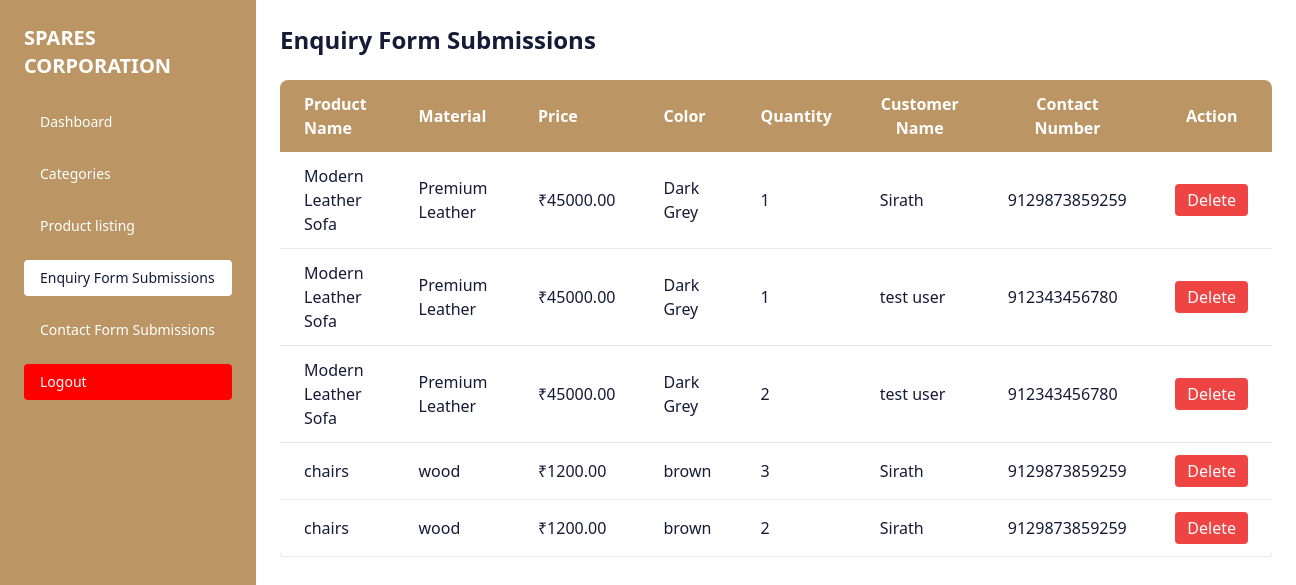
/admin_enquiry (signed in), run on an earlier commit of the app's database.
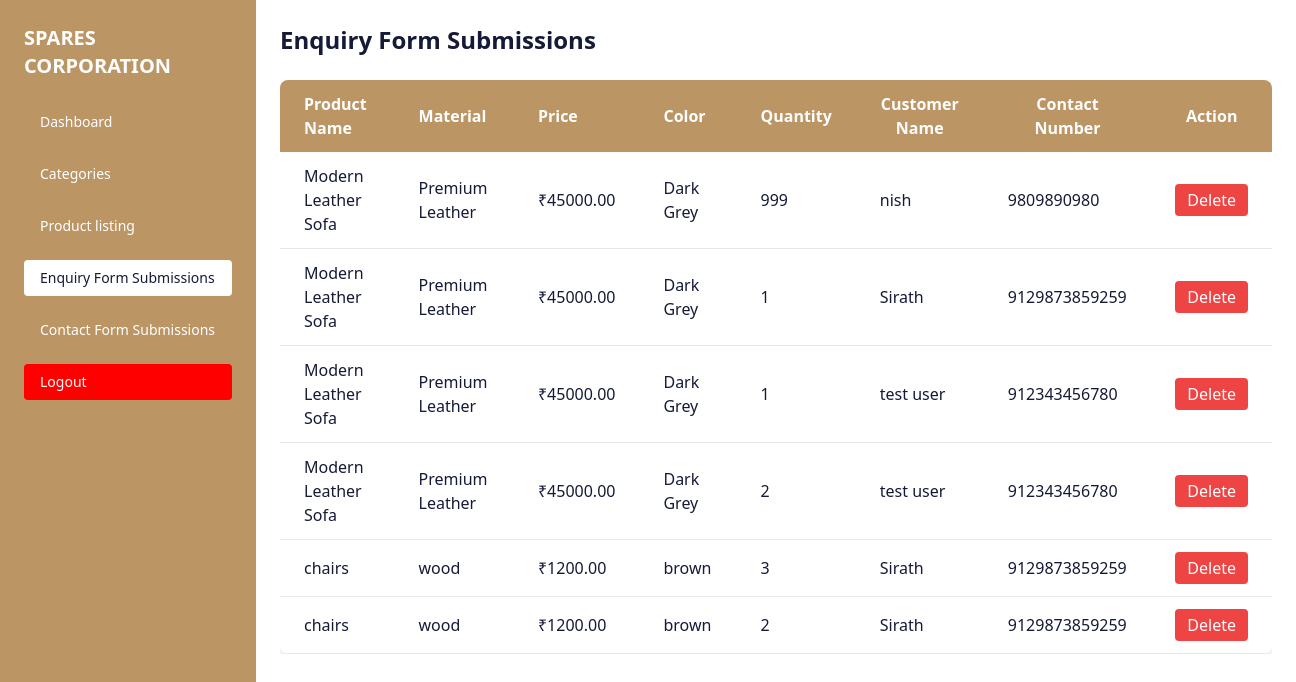
And on a later commit of the database.
### furnitureapp/models.py (models this page shows, shortened)
class Enquiry(models.Model):
    product_name = models.CharField(max_length=200)
    product_material = models.CharField(max_length=100)
    product_offer = models.DecimalField(max_digits=10, decimal_places=2)
    product_color = models.CharField(max_length=50)
    product_quantity = models.PositiveIntegerField()
    customer_name = models.CharField(max_length=150)
    contact_number = models.CharField(max_length=20)
    created_at = models.DateTimeField(auto_now_add=True)

### furnitureapp/views.py (the view)
# urls.py: path('admin_enquiry', views.admin_enquiry, name="admin_enquiry"),
@never_cache
@require_http_methods(["GET", "POST"])
def admin_enquiry(request):
    if not request.session.get('user_id'):
        return redirect('login')
    if request.method == "POST":
        enquiry_id = request.POST.get("enquiry_id")
        if enquiry_id:
            enquiry = get_object_or_404(Enquiry, id=enquiry_id)
            enquiry.delete()
            return redirect('admin_enquiry')  # Replace with your URL name
    enquiry = Enquiry.objects.all().order_by('-id')
    return render(request, 'admin_enquiry.html', {'enquiry': enquiry})

### furnitureapp/context_processors.py (called while the page is built)
def category_menu(request):
    selected_category = request.GET.get("category", "")
    categories = Category.objects.all()
    return {
        "categories": categories,
        "selected_category": selected_category
    }

### furnitureapp/templates/admin_enquiry.html (shortened to what this page needs)
<!DOCTYPE html>
<html lang="en">
<head>
  <script src="https://cdn.tailwindcss.com"></script>
</head>
<body class="bg-white text-[#151a37] font-sans">
  <div class="flex min-h-screen">
<div id="sidebar" class="fixed top-0 left-0 h-full w-64 bg-[#bc9565] text-white p-6 z-50 transform -translate-x-full md:translate-x-0 transition-transform duration-300 ease-in-out">
  <div class="flex items-center justify-between mb-6">
    <div class="w-full flex justify-center">
      <a href="{% url 'index' %}" id="brand" class="transition-all block">
      <h1 class="mt-2 text-lg md:text-xl md:mt-0 uppercase font-bold text-white">Spares Corporation</h1>
    </a>
    </div>
  </div>
  <nav>
    <ul class="space-y-4 text-sm">
      <li>
        <a href="{% url 'dashboard' %}" class="block py-2 px-4 rounded hover:bg-white hover:text-[#151a37]">Dashboard</a>
      </li>
      <li>
        <a href="{% url 'category' %}" class="block py-2 px-4 rounded hover:bg-white hover:text-[#151a37]">Categories</a>
      </li>
      <li>
        <a href="{% url 'listing' %}" class="block py-2 px-4 rounded hover:bg-white hover:text-[#151a37]">Product listing</a>
      </li>
      <li>
        <a href="{% url 'admin_enquiry' %}" class="block py-2 px-4 rounded bg-white text-[#151a37]">Enquiry Form Submissions</a>
      </li>
      <li>
        <a href="{% url 'admin_contact' %}" class="block py-2 px-4 rounded hover:bg-white hover:text-[#151a37]">Contact Form Submissions</a>
      </li>
      <li>
        <a href="{% url 'logout' %}" class="block py-2 px-4 rounded bg-[red] text-white">Logout</a>
      </li>
    </ul>
  </nav>
</div>
 <div class="flex-1 ml-0 md:ml-64 p-6">
      <h2 class="text-2xl font-semibold mb-6">Enquiry Form Submissions</h2>
      <div class="overflow-x-auto">
        <table class="min-w-full bg-white shadow-md rounded-lg overflow-hidden">
          <thead class="bg-[#bc9565] text-white">
            <tr>
              <th class="py-3 px-6 text-left">Product Name</th>
              <th class="py-3 px-6 text-left">Material</th>
              <th class="py-3 px-6 text-left">Price</th>
              <th class="py-3 px-6 text-left">Color</th>
              <th class="py-3 px-6 text-center">Quantity</th>
              <th class="py-3 px-6 text-center">Customer Name</th>
              <th class="py-3 px-6 text-center">Contact Number</th>
              <th class="py-3 px-6 text-center">Action</th>
            </tr>
          </thead>
          <tbody id="contactTableBody">
            {% for enquiry in enquiry %}
            <tr class="border-b">
              <td class="py-3 px-6">{{enquiry.product_name}}</td>
              <td class="py-3 px-6">{{enquiry.product_material}}</td>
              <td class="py-3 px-6">₹{{enquiry.product_offer}}</td>
              <td class="py-3 px-6">{{enquiry.product_color}}</td>
              <td class="py-3 px-6">{{enquiry.product_quantity}}</td>
              <td class="py-3 px-6">{{enquiry.customer_name}}</td>
              <td class="py-3 px-6">{{enquiry.contact_number}}</td>
              <td class="py-3 px-6 text-center">
                <form method="POST" onsubmit="return confirm('Are you sure you want to delete this submission?');" style="display:inline;">
                  <button type="submit" class="bg-red-500 text-white px-3 py-1 rounded hover:bg-red-600">Delete</button>
                </form>
              </td>
            </tr>
            {% endfor %}
          </tbody>
        </table>
      </div>
    </div>
  </div>
</body>
</html>

What changed in the data, as far as the page shows it:
added Enquiry: product_name "Modern Leather Sofa", product_material "Premium Leather", product_offer "45000.00", product_color "Dark Grey", product_quantity "999", customer_name "nish", contact_number "9809890980"
